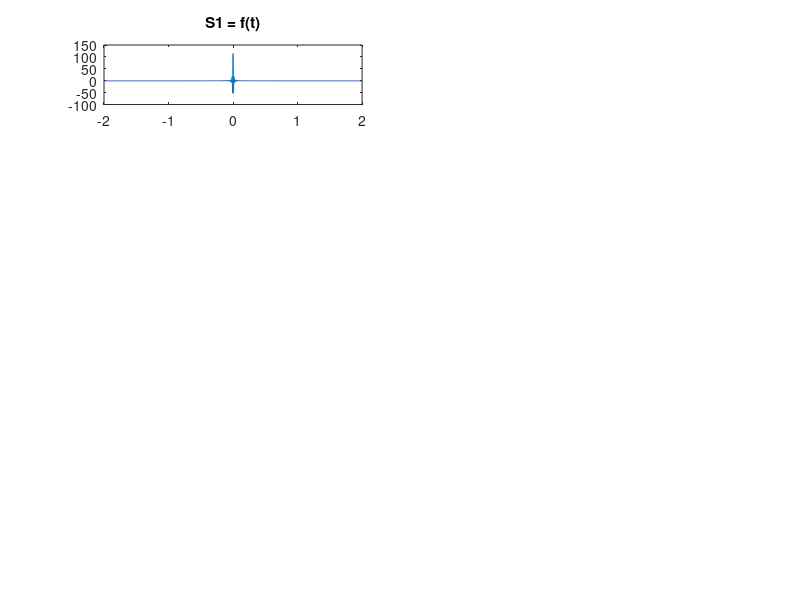

This figure's MATLAB source: (Note: this script raises an error after producing the figure.)
function [] = test()
    load('fonction5.mat');
    load('signal1.mat');
    load('signal2.mat');
    
    f = 4;
    x0 = @(x) f;
    x1 = @(x) cos(2*pi*f*x);
    x2 = @(x) sin(2*pi*f*x);
    x3 = @(x) exp(1i*2*pi*f*x);
    x4 = @(x) rect(x);
    T0 = 0.1;
    x6 = @(x) x4(mod(x+T0/2,T0)-T0/2);
    
    A=-2;
    B=2;
    N=16384;
    
    temps = zeros(N,1);
    frequence = zeros(N,1);
    
    for n=1:N
        temps(n) = (n-1)*(B-A)/N + A;
        frequence(n) = -2*N/(B-A) + n;
    end   
    
    
    % AFFICHAGE
%     echantillon=echantillonage(x6,A,B,N);
%     plot(temps,echantillon);
%     title('S = f(t)');
    
    % SPECTRE EN FREQUENCE
%     echantillonSpectre=echantillonage(x6,A,B,N);
%     subplot(2,1,1);
%     plot(temps,echantillonSpectre);
%     title('S = f(t)');
%     
%     spectre = spectreEnFrequence(x6,A,B,N);
%     subplot(2,1,2);
%     plot(frequence,spectre);
%     title('spectre S en frequence');
    
    %INVERSE DE FOURIER
%     echantillonFourrier=echantillonage(x6,A,B,N);
%     subplot(3,1,1)
%     plot(temps,echantillonFourrier);
%     title('S = f(t)');
%     
%     spectreFourier = spectreEnFrequence(x6,A,B,N);
%     subplot(3,1,2)
%     plot(frequence,spectreFourier);
%     title('spectre S en frequence');
%     
%     resultatInvFourier = real(tfourinv(spectreFourier'));
%     subplot(3,1,3)
%     plot(temps,resultatInvFourier)
%     title('S = invFourier(spectre S en frequence)');
     
    % MODULATION
%       S1 = real(s1);
%       S2 = real(s2);
%     
%       subplot(3,2,1);
%       plot(temps,S1);
%       title('S1 = f(t)');
%       spectreS1=spectreEnFrequenceDejaEchantillone(S1);
%       subplot(3,2,2);
%       plot(frequence,spectreS1);
%       title('spectre S1 en frequence');
%      
%       subplot(3,2,3);
%       plot(temps,S2);
%       title('S2 = f(t)');
%       spectreS2=spectreEnFrequenceDejaEchantillone(S2);
%       subplot(3,2,4);
%       plot(frequence,spectreS2);
%       title('spectre S2 en frequence');
%       
%       f1 = 1000;
%       f2 = 300;
%       c = modulation(N,temps,S1,f1,S2,f2);
%      
%       subplot(3,2,5);
%       plot(temps,c);
%       title('SModule = f(t)');
%       spectreC=spectreEnFrequenceDejaEchantillone(c);
%       subplot(3,2,6);
%       plot(frequence,spectreC);
%       title('spectre SModule en frequence');
     
    % DEMODULATION
      S1 = real(s1);
      S2 = real(s2);
    
      subplot(5,2,1);
      plot(temps,S1);
      title('S1 = f(t)');
      spectreS1=spectreEnFrequenceDejaEchantillone(S1);
      subplot(5,2,2);
      plot(frequence,spectreS1);
      title('spectre S1 en frequence');
     
      subplot(5,2,3);
      plot(temps,S2);
      title('S2 = f(t)');
      spectreS2=spectreEnFrequenceDejaEchantillone(S2);
      subplot(5,2,4);
      plot(frequence,spectreS2);
      title('spectre S2 en frequence');
      
      f1 = 1000;
      f2 = 200;
      c = modulation(N,temps,S1,f1,S2,f2);
     
      subplot(5,2,5);
      plot(temps,c);
      title('SModule = f(t)');
      spectreC=spectreEnFrequenceDejaEchantillone(c);
      subplot(5,2,6);
      plot(frequence,spectreC);
      title('spectre SModule en frequence');
    
      c = modulation(N,temps,S1,f1,S2,f2);
      f=f2;
    
      d = deModulation(N,temps,c,f);
      
      subplot(5,2,7);
      plot(temps,d);
      title('SDemodule = f(t)');
      spectreD=spectreEnFrequenceDejaEchantillone(d);
      subplot(5,2,8);
      plot(frequence,spectreD);
      title('spectre SDemodule en frequence');
      
      spectreF = filtre(N,frequence,spectreD);
      subplot(5,2,10);
      plot(frequence,spectreF);
      title('spectre SDemoduleFiltre en frequence');
      
end

function [y] = rect(x)
    if(abs(x)<=0.02)
        y = 1;
    else
        y = 0;
    end
end


function [e] = echantillon (x,A,B,N)
    T=(B-A)/N;
    
    e = zeros(N,1);
    temps = zeros(N,1);
    frequence = zeros(N,1);
    
    for n=1:N
        temps(n) = (n-1)*T + A;
        frequence(n) = 1/temps(n);
        e(n) = x((n-1)*T+A);
    end
end

function [spectre] = spectreEnFrequence (x,A,B,N)
    ech = echantillon (x,A,B,N);
    four = real(tfour(ech'));
    spectre = four';
end

function [c] = modulation (N,temps,s1,f1,s2,f2)
     c = zeros(1,N);
     for i=1:N
         c(i) = s1(i)*cos(2*pi*f1*temps(i)) + s2(i)*cos(2*pi*f2*temps(i));
     end
end

function [d] = deModulation (N,temps,c,f)
     d = zeros(1,N);
     for i=1:N
         d(i) = c(i)*cos(2*pi*f*temps(i));
     end
end


function [f] = filtre(N,frequence,d)
     LIMITE = 500;
     f = zeros(1,N);
     for i=1:N
         if(abs(frequence(i))<LIMITE)
             f(i) = d(i);
         end
     end
end

function [spectre] = spectreEnFrequenceDejaEchantillone (x)
    four = real(tfour(x));
    spectre = four';
end
